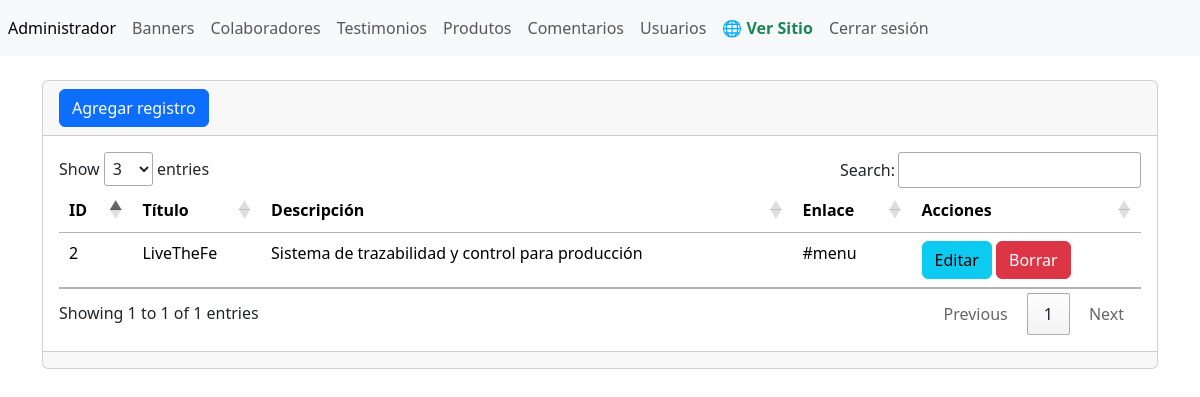
Screenshot of /admin/seccion/banners/index.php (signed in) with the database file from the repository.
### tables this page shows
CREATE TABLE `tbl_banners` (
  `ID` int(11) NOT NULL,
  `titulo` varchar(255) NOT NULL,
  `descripcion` varchar(255) NOT NULL,
  `link` varchar(255) NOT NULL
);

### admin/seccion/banners/index.php (the view, shortened to what this page needs)
<?php
include ("../../bd.php");
$sentencia=$conexion->prepare("SELECT * FROM `tbl_banners`");
$sentencia->execute();
$lista_Banners= $sentencia->fetchAll(PDO::FETCH_ASSOC);
include ("../../templates/header.php");
?>
<br/>
<div class="card">
    <div class="card-header">
    <a name="" id="" class="btn btn-primary" href="crear.php" role="button">Agregar registro</a>
    </div>
    <div class="card-body">
    <div
        class="table-responsive-sm">
        <table class="table">
            <thead>
                <tr>
                    <th scope="col">ID</th>
                    <th scope="col">Título</th>
                    <th scope="col">Descripción</th>
                    <th scope="col">Enlace</th>
                    <th scope="col">Acciones</th>
                </tr>
            </thead>
            <tbody>
            <?php
            foreach($lista_Banners as $key => $value){ ?>
                    <tr class="">
                    <td scope="row"><?php echo $value["ID"];?></td>
                    <td><?php echo $value["titulo"]; ?></td>
                    <td><?php echo $value["descripcion"]; ?></td>
                    <td><?php echo $value["link"]; ?></td>
                    <td>
                        <a name="" id="" class="btn btn-info" href="editar.php?txtID=<?php echo $value["ID"];?>" role="button">Editar</a>
                        <a name="" id="" class="btn btn-danger" href="index.php?txtID=<?php echo $value["ID"];?>" role="button">Borrar</a>
                    </td>
            <?php } ?>
                </tr>
            </tbody>
        </table>
    </div>
    </div>
    <div class="card-footer text-muted"></div>
</div>
<?php include ("../../templates/footer.php"); ?>

### rows the page displays
tbl_banners: ID "2", titulo "LiveTheFe", descripcion "Sistema de trazabilidad y control para producción", link "#menu"
